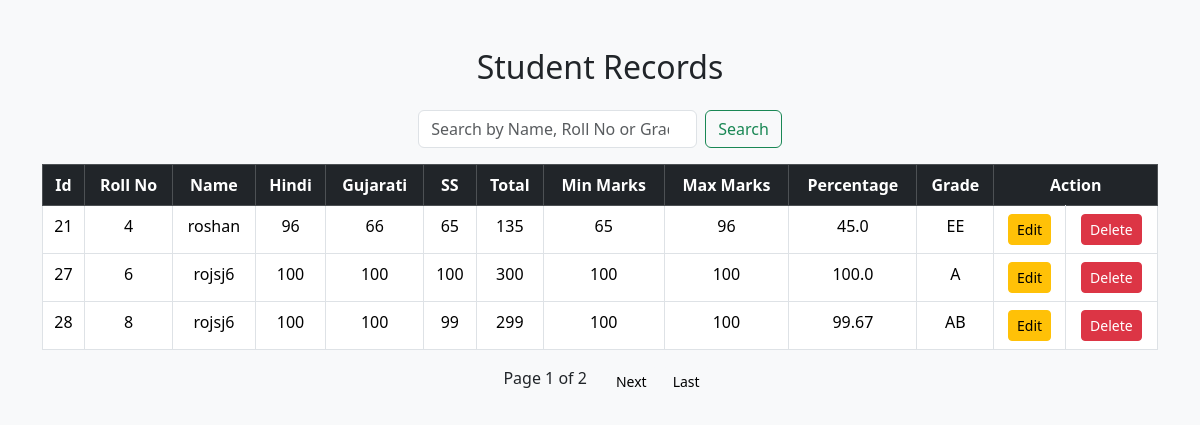
/show/, run on an earlier commit of the app's database.
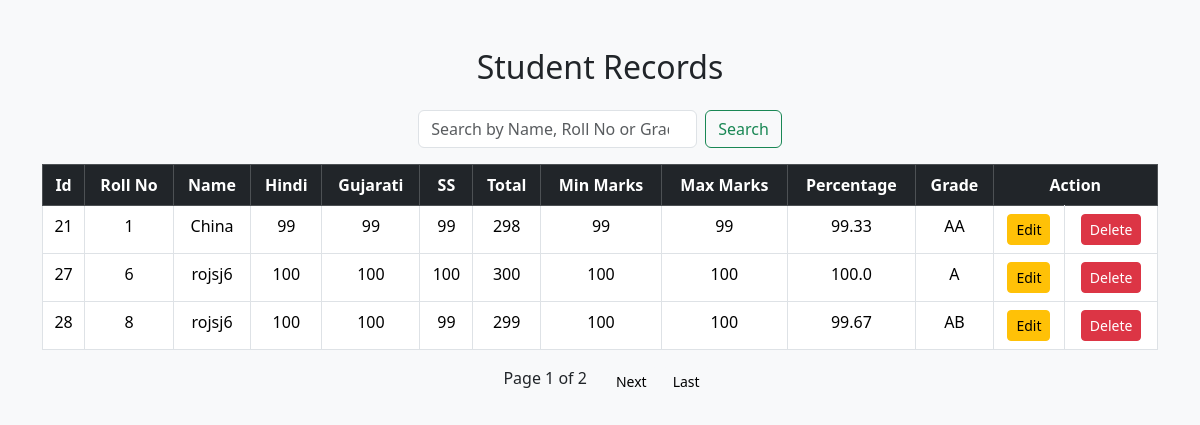
And on a later commit of the database.
### yomapp/models.py (models this page shows)
class Homedata(models.Model):
    rollno =models.IntegerField(default='',max_length=3,unique=True)
    name = models.CharField(max_length=50,default='')
    hindi =models.IntegerField(max_length=3,default='')
    gujarati =models.IntegerField(max_length=3,default='')
    ss =models.IntegerField(max_length=3,default='')
    total =models.IntegerField(max_length=3,default='')
    min_marks =models.IntegerField(max_length=3,default='')
    max_marks =models.IntegerField(max_length=3,default='')
    percentage =models.FloatField(max_length=5,default='')
    grade =models.CharField(max_length=2,default='')

### yomapp/views.py (the view)
# urls.py: path('show/',views.showdata,name="/show"),
def showdata(req):
    if "submit  " in req.POST:
        search_query = req.GET.get("search")
        data = Homedata.objects.filter(new_collection=search_query).values()
        return render(req, "showdata.html",{"data":data})
    data = Homedata.objects.all().values()
    paginator = Paginator(data, 3)  # Show 10 posts per page.
    page_number = req.GET.get('page')
    page_obj = paginator.get_page(page_number)
    return render(req,"showdata.html",{"page_obj":page_obj})

### yomapp/templates/showdata.html (shortened to what this page needs)
<!DOCTYPE html>
<html lang="en">
<head>
  <link href="https://cdn.jsdelivr.net/npm/bootstrap@5.3.8/dist/css/bootstrap.min.css" rel="stylesheet">
</head>
<body class="bg-light">
  <div class="container my-5">
    <h2 class="text-center mb-4">Student Records</h2>
    <form method="GET" action="/search" class="d-flex justify-content-center mb-3">
      <input class="form-control w-25" type="search" placeholder="Search by Name, Roll No or Grade" name="query" value="{{ query|default:'' }}">
      <button class="btn btn-outline-success ms-2" type="submit">Search</button>
    </form>
    <table class="table table-bordered table-hover text-center">
      <thead class="table-dark">
        <tr>
          <th>Id</th>
          <th>Roll No</th>
          <th>Name</th>
          <th>Hindi</th>
          <th>Gujarati</th>
          <th>SS</th>
          <th>Total</th>
          <th>Min Marks</th>
          <th>Max Marks</th>
          <th>Percentage</th>
          <th>Grade</th>
          <th colspan="2">Action</th>
        </tr>
      </thead>
      <tbody>
        {% for info in page_obj %}
        <tr>
          <td>{{ info.id }}</td>
          <td>{{ info.rollno }}</td>
          <td>{{ info.name }}</td>
          <td>{{ info.hindi }}</td>
          <td>{{ info.gujarati }}</td>
          <td>{{ info.ss }}</td>
          <td>{{ info.total }}</td>
          <td>{{ info.min_marks }}</td>
          <td>{{ info.max_marks }}</td>
          <td>{{ info.percentage }}</td>
          <td>{{ info.grade }}</td>
          <td><a href="/edit/{{ info.id }}" class="btn btn-warning btn-sm">Edit</a></td>
          <td><a href="/delete/{{ info.id }}" class="btn btn-danger btn-sm">Delete</a></td>
        </tr>
        {% empty %}
        <tr>
          <td colspan="13" class="text-muted">No records found.</td>
        </tr>
        {% endfor %}
      </tbody>
    </table>
    <div class="pagination d-flex justify-content-center">
      <span class="mx-3">Page {{ page_obj.number }} of {{ page_obj.paginator.num_pages }}</span>
      {% if page_obj.has_next %}
        <a href="?page={{ page_obj.next_page_number }}" class="btn btn-light btn-sm mx-1">Next</a>
        <a href="?page={{ page_obj.paginator.num_pages }}" class="btn btn-light btn-sm mx-1">Last</a>
      {% endif %}
    </div>
  </div>
</body>
</html>

What changed in the data, as far as the page shows it:
changed Homedata id 21: rollno "4" → "1"; name "roshan" → "China"; hindi "96" → "99"; gujarati "66" → "99"; ss "65" → "99"; total "135" → "298"; min_marks "65" → "99"; max_marks "96" → "99"; percentage "45.0" → "99.33"; grade "EE" → "AA"
